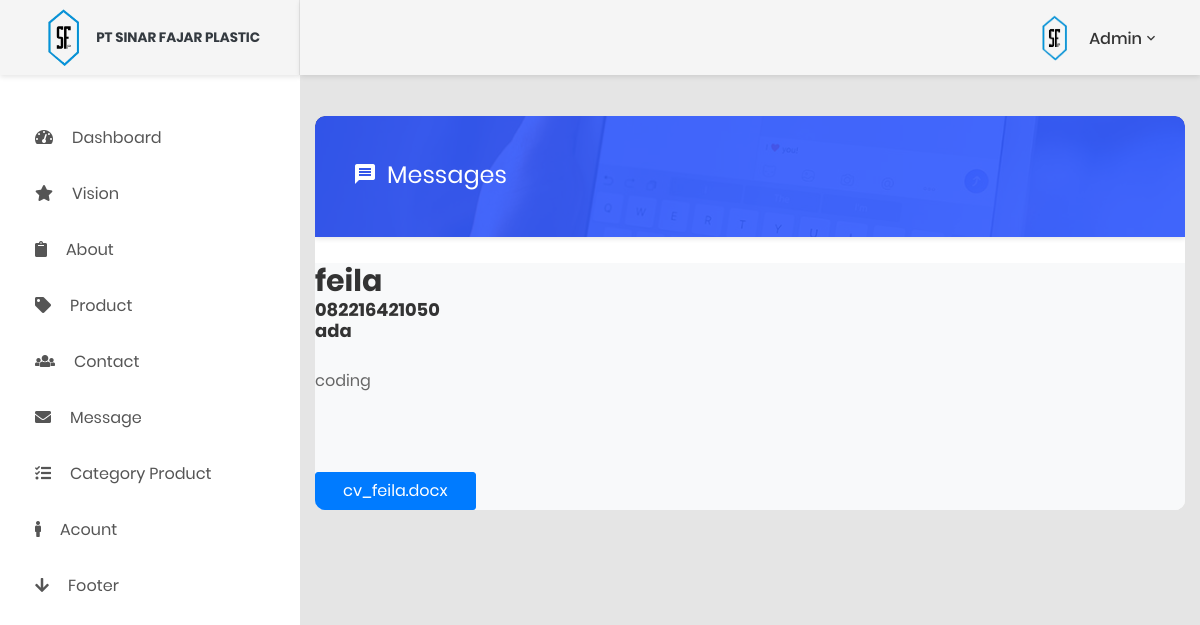
The app's page /private/company/admin/message_detail.php?id=5 (signed in) with its own data.
### tables this page shows
CREATE TABLE `message` (
  `id_message` int(11) NOT NULL,
  `name` varchar(60) NOT NULL,
  `contact` varchar(50) NOT NULL,
  `subject` text DEFAULT NULL,
  `message` text NOT NULL,
  `file` text DEFAULT NULL,
  `type_message` int(11) NOT NULL
);

### private/company/admin/message_detail.php (the view, shortened to what this page needs)
<?php
    require 'connection.php';
    $id=$_GET['id'];
    $query=mysqli_query($connect,"SELECT * FROM message WHERE id_message=$id");
    $data=mysqli_fetch_array($query);
?>
<html lang="en">
<head>
    <link href="css/font-face.css" rel="stylesheet" media="all">
    <link href="vendor/font-awesome-5/css/fontawesome-all.min.css" rel="stylesheet" media="all">
    <link href="vendor/font-awesome-4.7/css/font-awesome.min.css" rel="stylesheet" media="all">
    <link href="vendor/mdi-font/css/material-design-iconic-font.min.css" rel="stylesheet" media="all">
    <link href="vendor/bootstrap-4.1/bootstrap.min.css" rel="stylesheet" media="all">
    <link href="vendor/animsition/animsition.min.css" rel="stylesheet" media="all">
    <link href="vendor/bootstrap-progressbar/bootstrap-progressbar-3.3.4.min.css" rel="stylesheet" media="all">
    <link href="vendor/wow/animate.css" rel="stylesheet" media="all">
    <link href="vendor/css-hamburgers/hamburgers.min.css" rel="stylesheet" media="all">
    <link href="vendor/slick/slick.css" rel="stylesheet" media="all">
    <link href="vendor/select2/select2.min.css" rel="stylesheet" media="all">
    <link href="vendor/perfect-scrollbar/perfect-scrollbar.css" rel="stylesheet" media="all">
</head>
<body class="animsition">
    <div class="page-wrapper">
        <?php require 'header.php'; ?>
        <?php require 'sidebar.php'; ?>
        <div class="page-container">
            <?php require 'header_desktop.php'; ?>
             <div class="main-content">
                <div class="section__content section__content--p20">
                    <div class="container-fluid">
                        <div class="row">
                            <div class="col-md-12">
                                <div class="au-card au-card--no-shadow au-card--no-pad m-b-40">
                                    <div class="au-card-title" style="background-image:url('images/bg-title-02.jpg');">
                                        <div class="bg-overlay bg-overlay--blue"></div>
                                        <h3>
                                            <i class="zmdi zmdi-comment-text"></i>Messages</h3>
                                    </div>
                                    <br>
                                    <div class="bg-light">
                                       <h2><?php echo $data['name']; ?></h2>
                                       <h4><?php echo $data['contact']; ?></h4>
                                       <h4><?php echo $data['subject']; ?></h4>
                                       <br>
                                       <p><?php echo $data['message']; ?></p>
                                       <br><br><br>
                                       <a class="btn btn-primary" href="../../../images/<?php echo $data['file']?>" target="_blank" download>
                                           <div class="col-md-4">
                                               <?php echo $data['file']; ?>
                                           </div>
                                       </a>
                                    </div>
                            </div>
                        </div>
                    </div>
                </div>
            </div>
        </div>
    </div>
</body>
</html>

### records on screen
message: name "feila", contact "082216421050", subject "ada", message "coding", file "cv_feila.docx"

### other values on screen
$username "Admin"
